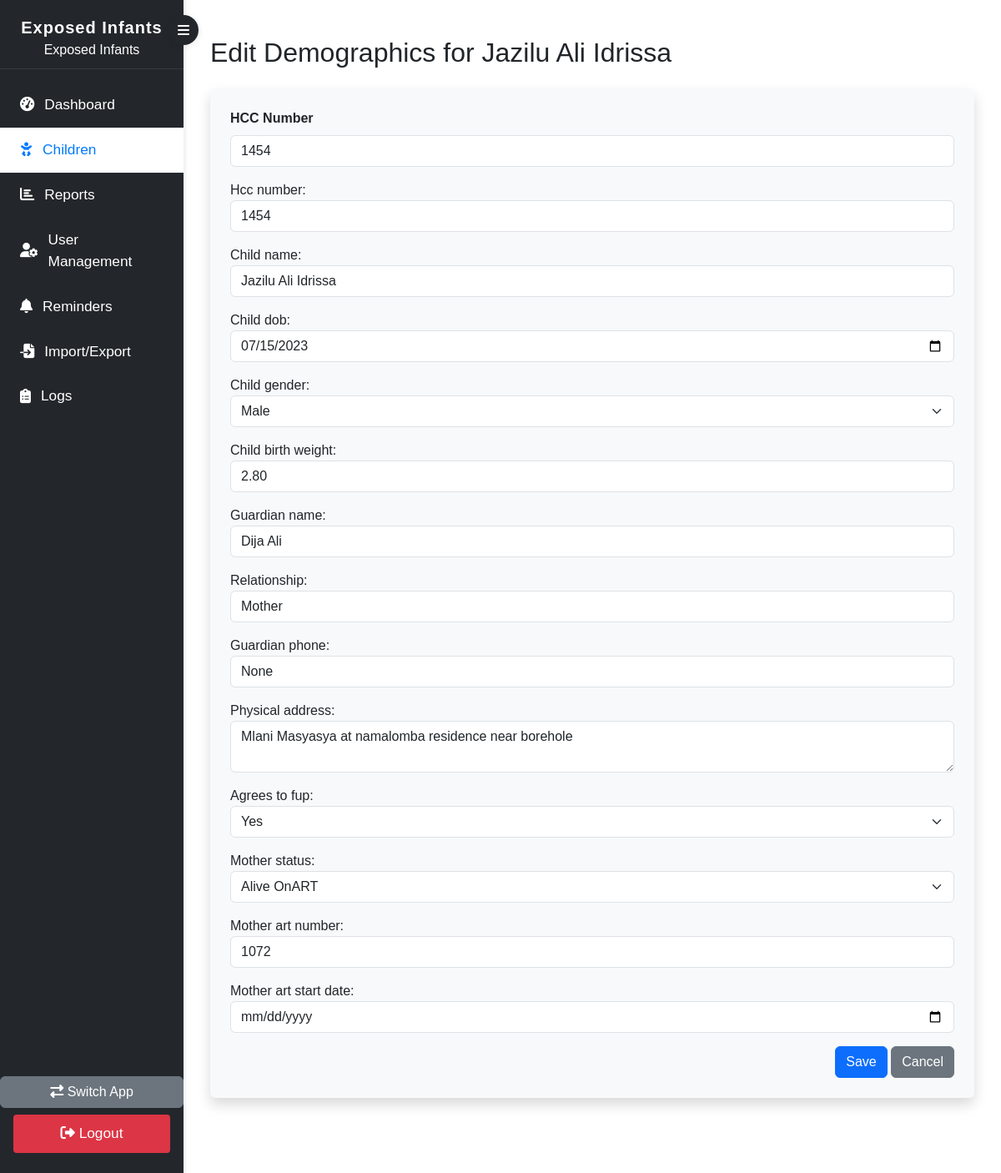
The page /children/exposed/children/child_dashboard/1454/edit/all/ (signed in) on the database its author committed.
### children/models.py (models this page shows, shortened)
class Child(models.Model):
    hcc_number = models.CharField(max_length=20, primary_key=True)
    child_name = models.CharField(max_length=200)
    child_dob = models.DateField()
    CHILD_GENDER_CHOICES = [
        ('Male', 'Male'),
        ('Female', 'Female')
    ]
    child_gender = models.CharField(max_length=6, choices=CHILD_GENDER_CHOICES)
    child_birth_weight = models.DecimalField(max_digits=5, decimal_places=2)
    guardian_name = models.CharField(max_length=200)
    relationship = models.CharField(max_length=100)
    guardian_phone = models.CharField(max_length=20)
    physical_address = models.TextField()
    AGREES_TO_FUP_CHOICES = [('Yes', 'Yes'), ('No', 'No')]
    agrees_to_fup = models.CharField(max_length=3, choices=AGREES_TO_FUP_CHOICES)
    MOTHER_STATUS_CHOICES = [
        ('Alive No ART', 'Alive No ART'),
        ('Alive OnART', 'Alive OnART'),
        ('Died', 'Died'),
        ('Unknown', 'Unknown'),
    ]
    mother_status = models.CharField(max_length=20, choices=MOTHER_STATUS_CHOICES)
    mother_art_number = models.CharField(max_length=20, blank=True, null=True)
    mother_art_start_date = models.DateField(blank=True, null=True)

### children/views.py (the view)
# urls.py: path('exposed/children/child_dashboard/<str:hcc_number>/edit/<str:field>/', views.edit_child_field_view, name='edit_field'),
@login_required
@user_passes_test(lambda u: u.is_superuser)
def edit_child_field_view(request, hcc_number, field=None):
    child = get_object_or_404(Child, hcc_number=hcc_number)
    from .forms import ChildForm
    if request.method == 'POST':
        form = ChildForm(request.POST, instance=child)
        if form.is_valid():
            form.save()
            return redirect('children:child_dashboard', hcc_number=hcc_number)
    else:
        form = ChildForm(instance=child)
    return render(request, 'edit_field.html', {
        'child': child,
        'form': form,
    })

### children/templates/edit_field.html (shortened to what this page needs)
{% extends 'base.html' %}
{% load static %}
{% block content %}
<div class="container mt-4">
    <h2>Edit Demographics for {{ child.child_name }}</h2>
    <form method="post" class="shadow p-4 bg-light rounded mt-4">
        <div class="mb-3">
            <label class="form-label"><strong>HCC Number</strong></label>
            <input type="text" class="form-control" value="{{ child.hcc_number }}" readonly>
        </div>
        {{ form.as_p }}
        <div class="text-end">
            <button type="submit" class="btn btn-primary">Save</button>
            <a href="{% url 'children:child_dashboard' child.hcc_number %}" class="btn btn-secondary">Cancel</a>
        </div>
    </form>
</div>
{% endblock %}

### children/static/css/styles.css (style rules this page uses)
html, body { height: 100%; margin: 0; font-family: Arial, sans-serif; }

### rows shown on the page
Child: child_name "Jazilu Ali Idrissa", hcc_number "1454", child_dob "07/15/2023", child_gender "Male", child_birth_weight "2.80", guardian_name "Dija Ali", relationship "Mother", guardian_phone "None", physical_address "Mlani Masyasya at namalomba residence near borehole", agrees_to_fup "Yes", mother_status "Alive OnART", mother_art_number "1072"
